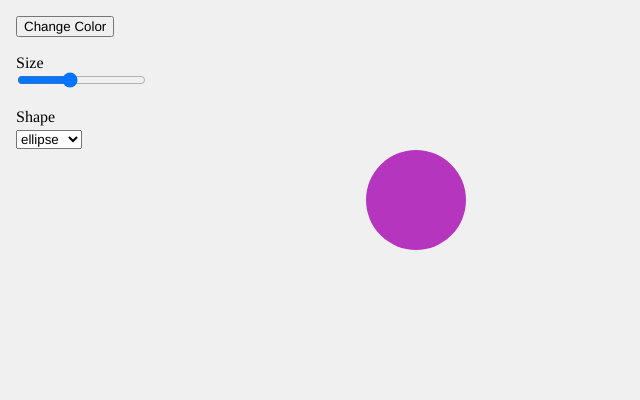
Frame 1 (no input)
Frame 60 (no input): identical to frame 1, image omitted
Frame 120 (the mouse pressed at the canvas centre since frame 60): identical to frame 1, image omitted

The p5.js sketch that drew this single still picture (run headless with seeded random() and noise() and a simulated clock; from frame 60 on, the mouse is pressed at the canvas centre):

// p5.js sketch
// ── sketch.js
// DM2008 — Activity 10
// Control Center (45 min)
//
// A generative sketch with a working control panel — extend it and make it your own.
// By the end, your UI should change at least two visual variables in real time,
// use at least two types of input, and feel intentional in layout and design.
//
// What's already here: a color button, a size slider, and a shape dropdown.
// Ideas to extend: add a speed slider, a background color picker, an opacity control.
//
// Stretch: style your controls with .style() or CSS to match the feel of your sketch.

let colorBtn, sizeSlider, shapeSelect;
let shapeColor;

function setup() {
  createCanvas(640, 400);
  noStroke();

  shapeColor = color(random(255), random(255), random(255));

  // Button: randomizes the shape color when clicked
  colorBtn = createButton("Change Color");
  colorBtn.position(16, 16);
  colorBtn.mousePressed(randomShapeColor);

  // Slider: controls shape size (range 20–220, starting at 100)
  createP("Size").position(0, 50).style("margin", "4px 0 0 16px");
  sizeSlider = createSlider(20, 220, 100, 1);
  sizeSlider.position(15, 70);

  // Dropdown: switches between shape types
  createP("Shape").position(0, 100).style("margin", "8px 0 0 16px");
  shapeSelect = createSelect();
  shapeSelect.position(16, 130);
  shapeSelect.option("ellipse");
  shapeSelect.option("rect");
  shapeSelect.option("triangle");
}

function draw() {
  background(240);

  push();
  translate(width * 0.65, height * 0.5);

  let s = sizeSlider.value();
  fill(shapeColor);

  let choice = shapeSelect.value();
  if (choice === "ellipse") {
    ellipse(0, 0, s, s);
  } else if (choice === "rect") {
    rectMode(CENTER);
    rect(0, 0, s, s);
  } else if (choice === "triangle") {
    triangle(-s * 0.6, s * 0.5, 0, -s * 0.6, s * 0.6, s * 0.5);
  }

  pop();
}

// Called when the color button is pressed
function randomShapeColor() {
  shapeColor = color(random(255), random(255), random(255));
}
